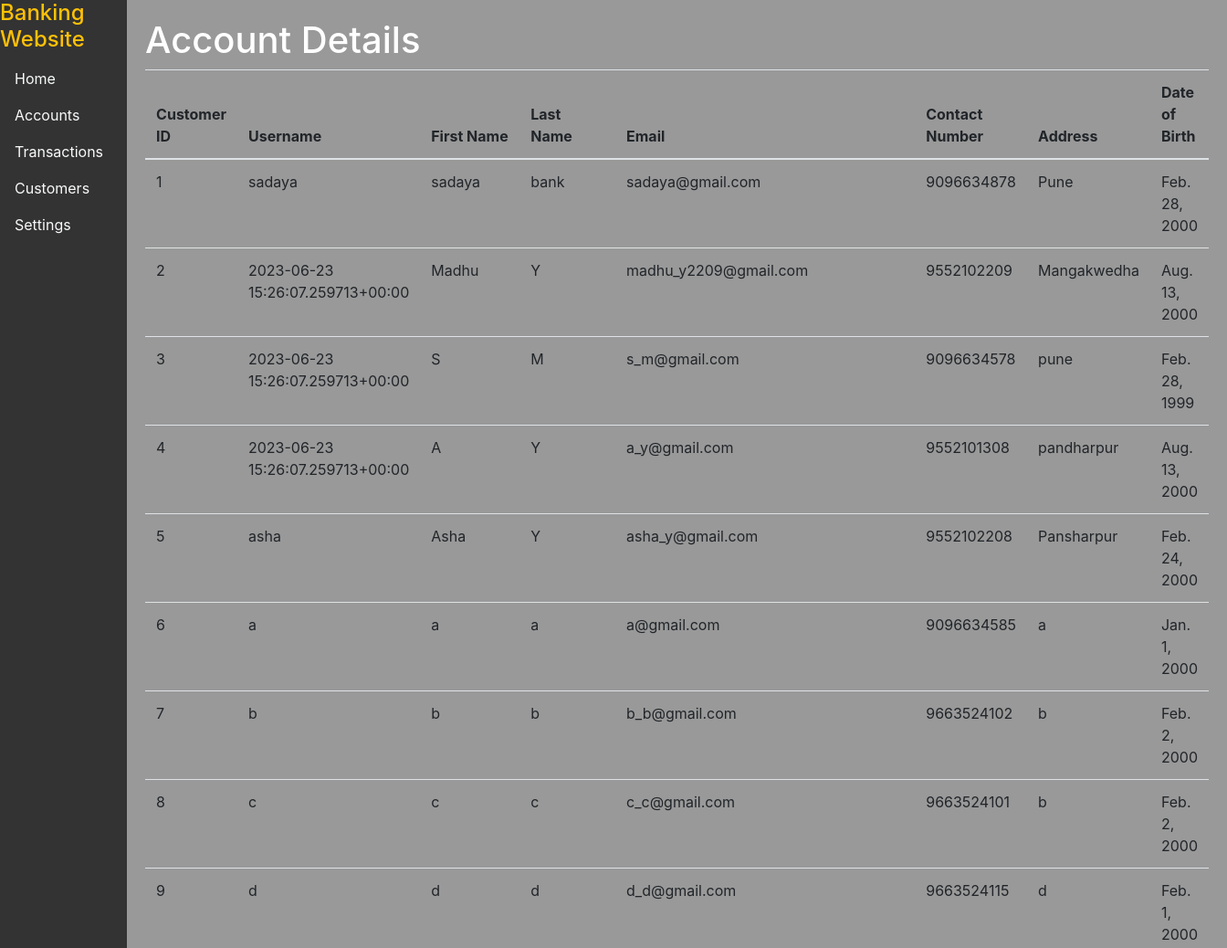
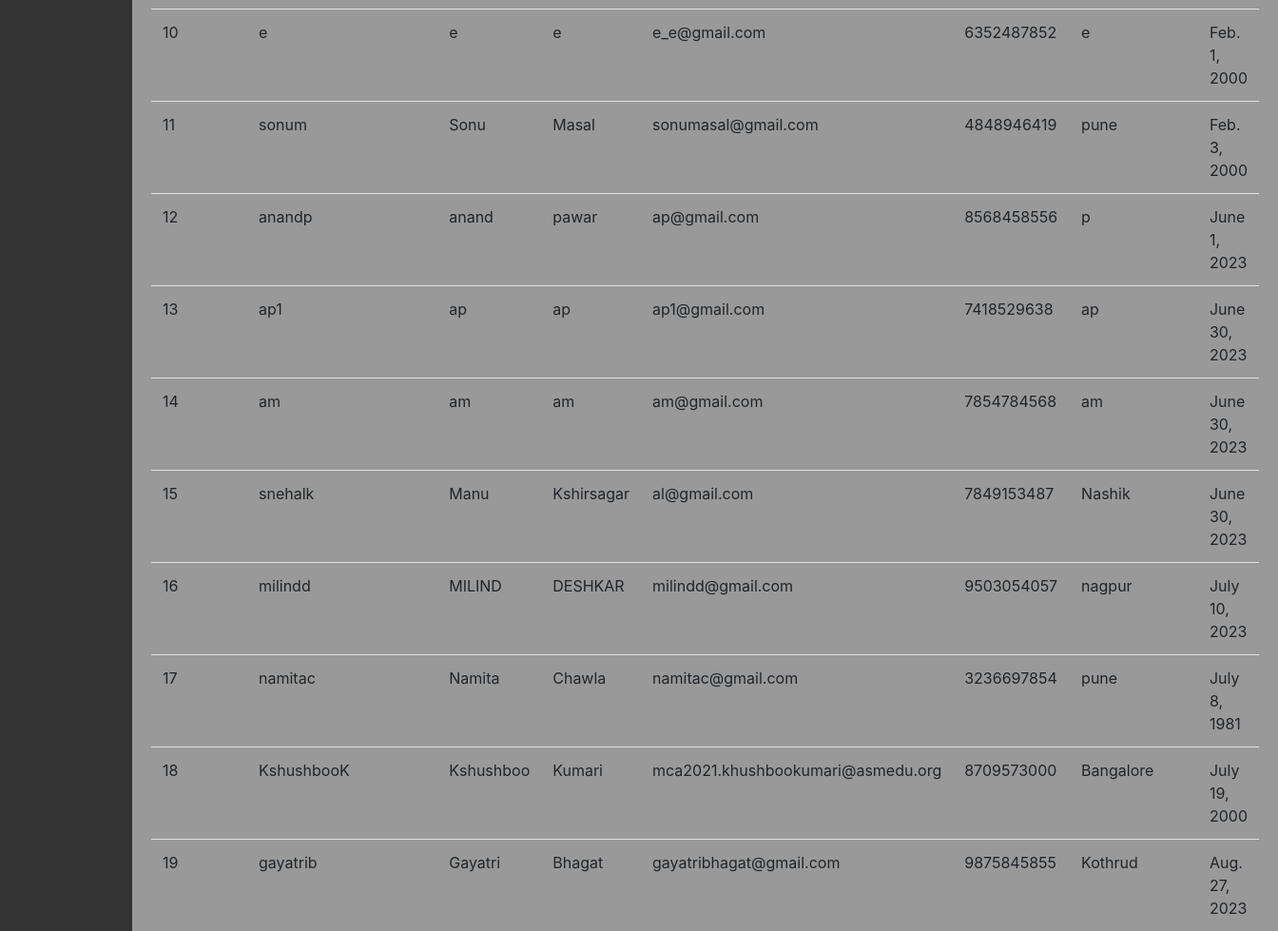
The app's page /admins/customer_details/ with its own data (2 pictures, top to bottom).
### admins/models.py (models this page shows, shortened)
class Customer(models.Model):
    customer_id = models.AutoField(primary_key=True)
    username = models.CharField(max_length=50)
    first_name = models.CharField(max_length=50)
    last_name = models.CharField(max_length=50)
    email = models.EmailField()
    contact_number = models.CharField(max_length=15)
    address = models.CharField(max_length=100)
    date_of_birth = models.DateField()

### admins/views.py (the view)
# urls.py: path('customer_details/', views.customer_details, name='customer_details'),
def customer_details(request):
    status = Customer.objects.all()
    context = {
        'status': status,
    }
    return render(request, 'admins/customer_details.html', context)

### admins/templates/admins/customer_details.html
{% extends 'admins/admin_home.html' %}
{% block body %}
  <h1>Account Details</h1>
  <table class="table">
    <thead>
      <tr>
        <th>Customer ID</th>
        <th>Username</th>
        <th>First Name</th>
        <th>Last Name</th>
        <th>Email</th>
        <th>Contact Number</th>
        <th>Address</th>
        <th>Date of Birth</th>
      </tr>
    </thead>
    <tbody>
      {% for customer in status %}
        <tr>
          <td>{{ customer.customer_id }}</td>
          <td>{{ customer.username }}</td>
          <td>{{ customer.first_name }}</td>
          <td>{{ customer.last_name }}</td>
          <td>{{ customer.email }}</td>
          <td>{{ customer.contact_number }}</td>
          <td>{{ customer.address }}</td>
          <td>{{ customer.date_of_birth }}</td>
        </tr>
      {% endfor %}
    </tbody>
  </table>
{% endblock %}

### admins/templates/admins/admin_home.html (shortened to what this page needs)
<!DOCTYPE html>
<html lang="en">
<head>
  <link rel="stylesheet" href="https://stackpath.bootstrapcdn.com/bootstrap/4.3.1/css/bootstrap.min.css">
</head>
<body>
  <div class="wrapper">
    <div class="sidebar">
      <h4 class="text-warning">Banking Website</h4>
      <ul class="nav flex-column">
        <li class="nav-item">
          <a class="nav-link active text-light" href="#">Home</a>
        </li>
        <li class="nav-item">
          <a class="nav-link text-light" href="{% url 'admins:account_details' %}">Accounts</a>
        </li>
        <li class="nav-item">
          <a class="nav-link text-light" href="{% url 'admins:transaction_details' %}">Transactions</a>
        </li>
        <li class="nav-item">
          <a class="nav-link text-light" href="{% url 'admins:customer_details' %}">Customers</a>
        </li>
        <li class="nav-item">
          <a class="nav-link text-light" href="#">Settings</a>
        </li>
      </ul>
    </div>
    <div class="content">
      {% block body %}<h1>Admin Home</h1>{% endblock %}
    </div>
  </div>
</body>
</html>

### admins/templates/admins/admin_home.html (style rules this page uses)
body, html { height: 100%; }
.wrapper { display: flex; height: 100%; }
.sidebar { width: 200px; background-color: #333333; color: #ffffff; }
.content { flex-grow: 1; padding: 20px; background-color: #999999; color: #ffffff; }

### records on screen
Customer: customer_id "1", username "sadaya", first_name "sadaya", last_name "bank", email "sadaya@gmail.com", contact_number "9096634878", address "Pune", date_of_birth "Feb. 28, 2000"
Customer: customer_id "2", username "2023-06-23 15:26:07.259713+00:00", first_name "Madhu", last_name "Y", email "madhu_y2209@gmail.com", contact_number "9552102209", address "Mangakwedha", date_of_birth "Aug. 13, 2000"
Customer: customer_id "3", username "2023-06-23 15:26:07.259713+00:00", first_name "S", last_name "M", email "s_m@gmail.com", contact_number "9096634578", address "pune", date_of_birth "Feb. 28, 1999"
Customer: customer_id "4", username "2023-06-23 15:26:07.259713+00:00", first_name "A", last_name "Y", email "a_y@gmail.com", contact_number "9552101308", address "pandharpur", date_of_birth "Aug. 13, 2000"
Customer: customer_id "5", username "asha", first_name "Asha", last_name "Y", email "asha_y@gmail.com", contact_number "9552102208", address "Pansharpur", date_of_birth "Feb. 24, 2000"
Customer: customer_id "6", username "a", first_name "a", last_name "a", email "a@gmail.com", contact_number "9096634585", address "a", date_of_birth "Jan. 1, 2000"
Customer: customer_id "7", username "b", first_name "b", last_name "b", email "b_b@gmail.com", contact_number "9663524102", address "b", date_of_birth "Feb. 2, 2000"
Customer: customer_id "8", username "c", first_name "c", last_name "c", email "c_c@gmail.com", contact_number "9663524101", address "b", date_of_birth "Feb. 2, 2000"
Customer: customer_id "9", username "d", first_name "d", last_name "d", email "d_d@gmail.com", contact_number "9663524115", address "d", date_of_birth "Feb. 1, 2000"
Customer: customer_id "10", username "e", first_name "e", last_name "e", email "e_e@gmail.com", contact_number "6352487852", address "e", date_of_birth "Feb. 1, 2000"
Customer: customer_id "11", username "sonum", first_name "Sonu", last_name "Masal", email "sonumasal@gmail.com", contact_number "4848946419", address "pune", date_of_birth "Feb. 3, 2000"
Customer: customer_id "12", username "anandp", first_name "anand", last_name "pawar", email "ap@gmail.com", contact_number "8568458556", address "p", date_of_birth "June 1, 2023"
Customer: customer_id "13", username "ap1", first_name "ap", last_name "ap", email "ap1@gmail.com", contact_number "7418529638", address "ap", date_of_birth "June 30, 2023"
Customer: customer_id "14", username "am", first_name "am", last_name "am", email "am@gmail.com", contact_number "7854784568", address "am", date_of_birth "June 30, 2023"
Customer: customer_id "15", username "snehalk", first_name "Manu", last_name "Kshirsagar", email "al@gmail.com", contact_number "7849153487", address "Nashik", date_of_birth "June 30, 2023"
Customer: customer_id "16", username "milindd", first_name "MILIND", last_name "DESHKAR", email "milindd@gmail.com", contact_number "9503054057", address "nagpur", date_of_birth "July 10, 2023"
Customer: customer_id "17", username "namitac", first_name "Namita", last_name "Chawla", email "namitac@gmail.com", contact_number "3236697854", address "pune", date_of_birth "July 8, 1981"
Customer: customer_id "18", username "KshushbooK", first_name "Kshushboo", last_name "Kumari", email "mca2021.khushbookumari@asmedu.org", contact_number "8709573000", address "Bangalore", date_of_birth "July 19, 2000"
Customer: customer_id "19", username "gayatrib", first_name "Gayatri", last_name "Bhagat", email "gayatribhagat@gmail.com", contact_number "9875845855", address "Kothrud", date_of_birth "Aug. 27, 2023"
